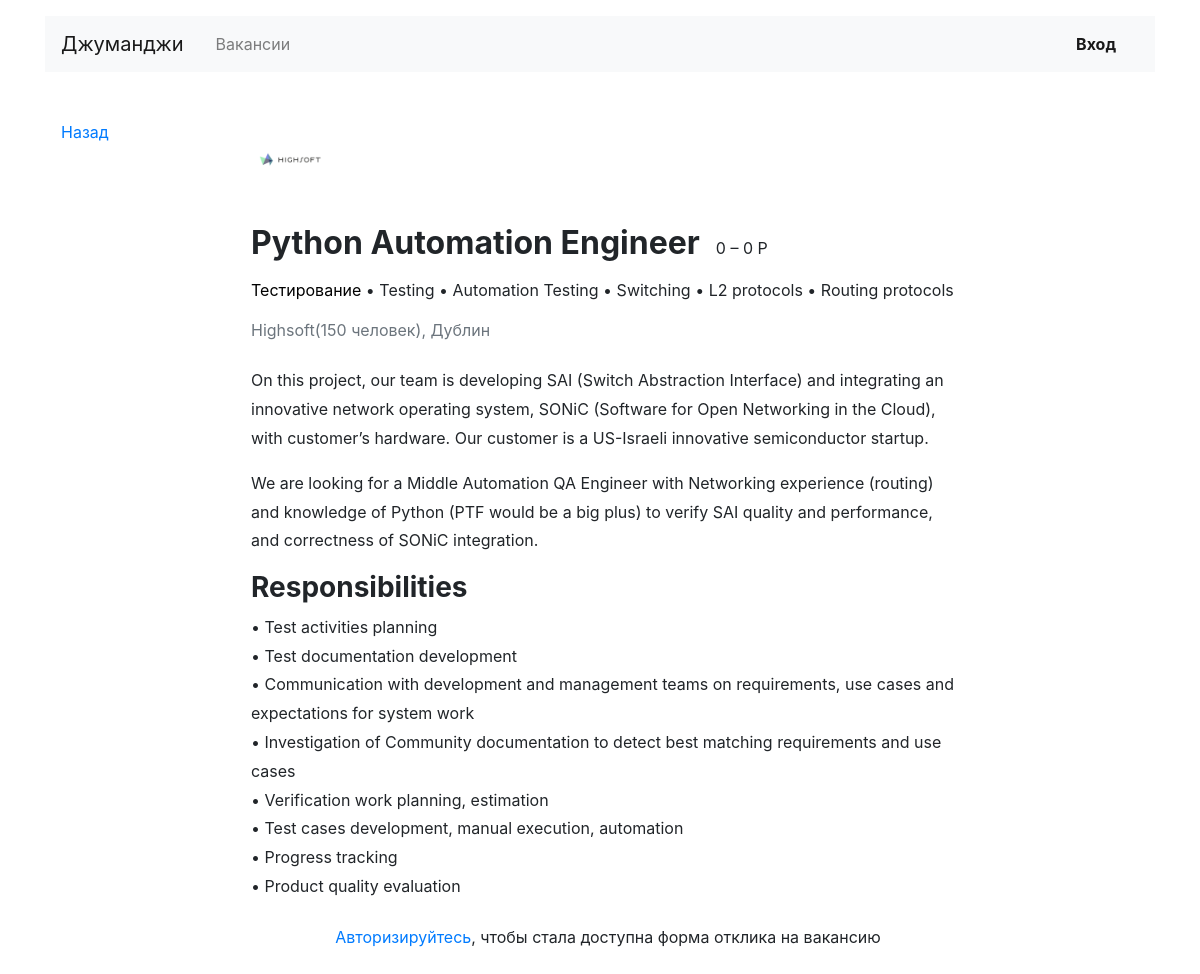
The app's page /vacancies/10/ with its own data.
### catalog/models.py (models this page shows)
class Vacancy(models.Model):
    title = models.CharField(max_length=255, verbose_name='Название вакансии')
    specialty = models.ForeignKey(
        'Specialty',
        related_name='vacancies',
        on_delete=models.CASCADE,
        verbose_name='Специализация',
    )
    company = models.ForeignKey(
        'Company',
        related_name='vacancies',
        on_delete=models.CASCADE,
        verbose_name='Компания',
    )
    skills = models.TextField(verbose_name='Навыки')
    description = models.TextField(verbose_name='Текст')
    salary_min = models.PositiveIntegerField(verbose_name='Зарплата от')
    salary_max = models.PositiveIntegerField(verbose_name='Зарплата до')
    published_at = models.DateTimeField(verbose_name='Опубликовано')
    class Meta:
        verbose_name = 'вакансию'
        verbose_name_plural = 'вакансии'
        ordering = ('-published_at',)
    def __str__(self):
        return self.title

class Company(models.Model):
    name = models.CharField(unique=True, max_length=255, verbose_name='Название')
    location = models.CharField(max_length=255, verbose_name='Город')
    logo = models.ImageField(upload_to=settings.MEDIA_COMPANY_IMAGE_DIR, verbose_name='Логотипчик')
    description = models.TextField(verbose_name='Информация о компании')
    employee_count = models.PositiveIntegerField(verbose_name='Количество сотрудников')
    owner = models.OneToOneField(User, on_delete=models.CASCADE, verbose_name='Владелец')
    class Meta:
        verbose_name = 'компанию'
        verbose_name_plural = 'компании'
    def __str__(self):
        return self.name

class Specialty(models.Model):
    code = models.SlugField(unique=True, verbose_name='Код')
    title = models.CharField(unique=True, max_length=255, verbose_name='Название')
    picture = models.ImageField(upload_to=settings.MEDIA_SPECIALITY_IMAGE_DIR, verbose_name='Картинка')
    class Meta:
        verbose_name = 'специализацию'
        verbose_name_plural = 'специализации'
    def __str__(self):
        return self.title

### catalog/views.py (the view, shortened to what this page needs)
# urls.py: path('vacancies/<int:vacancy_id>/', views.VacancyDetail.as_view(), name='vacancy_detail'),
class VacancyDetail(DetailView):
    form_class = ApplicationForm
    template_name = 'catalog/job_seeker/vacancy_detail.html'
    def get_object(self, queryset=None):
        try:
            vacancy = (
                Vacancy.objects.select_related('specialty', 'company')
                .get(id=self.kwargs['vacancy_id'])
            )
        except Vacancy.DoesNotExist:
            raise Http404('Вакансия не найдена')
        return vacancy

### catalog/templatetags/catalog_filters.py (called while the page is built)
@register.filter
def ending(number, word):
    none_value = {'вакансия': 'Нет вакансий', 'человек': ''}
    if not number:
        return none_value[word]
    vacancies = {
        '1': 'вакансия',
        '2': 'вакансии', '3': 'вакансии', '4': 'вакансии',
        '5': 'вакансий', '6': 'вакансий', '7': 'вакансий',
        '8': 'вакансий', '9': 'вакансий', '0': 'вакансий',
    }
    people = {
        '1': 'человек',
        '2': 'человека', '3': 'человека', '4': 'человека',
        '5': 'человек', '6': 'человек', '7': 'человек',
        '8': 'человек', '9': 'человек', '0': 'человек',
    }
    number = str(number)
    ending = vacancies if word == 'вакансия' else people
    if number not in ('11', '12', '13', '14'):
        return f"{number} {ending[number[-1]]}"
    return f"{number} вакансий" if word == 'вакансия' else f"{number} человек"

@register.filter
def bullet(string):
    return ' • '.join(re.findall(r'([\w\-\/\.\+\s]+)[,;\s]*', string))

### catalog/templates/catalog/job_seeker/vacancy_detail.html (shortened to what this page needs)
{% extends 'base.html' %}
{% load humanize %}
{% load catalog_filters %}
{% block content %}
  <main class="container mt-3 pb-5">
    <div class="row mt-5">
      <div class="col-12 col-lg-2">
        <div class="pl-3 mb-5">
          <p><a href="javascript:history.back()">Назад</a></p>
        </div>
      </div>
      <div class="col-12 col-lg-8">
        <section class="pl-3">
          <a href="{% url 'company_vacancies_list' vacancy.company.id %}">
            <img src="{{vacancy.company.logo.url}}" height="80" alt="{{vacancy.company}}">
          </a>
          <div class="d-flex align-items-baseline align-content-baseline">
            <h1 class="h2 mt-4 font-weight-bold" >{{vacancy.title}}</h1>
            <p class="m-0 pl-3">{{vacancy.salary_min|intcomma}} – {{vacancy.salary_max|intcomma}} Р</p>
          </div>
          <p class="mt-2">
            <a href="{% url 'specialty_vacancies_list' vacancy.specialty.code %}" style="color:black";>{{vacancy.specialty}}</a>
            • {{vacancy.skills|bullet}}
          </p>
          <p class="text-muted mb-4">
            {{vacancy.company}}{% if vacancy.company.employee_count %}({{vacancy.company.employee_count|ending:'человек'}}){% endif %},
            {{vacancy.company.location}}
          </p>
          <div style="line-height: 1.8;">
            {{vacancy.description|safe}}
          </div>
        {% if user.is_authenticated %}
          {% include 'catalog/job_seeker/includes/vacancy_reply_form.html' %}
        {% else %}
          <div class="mt-4 text-center">
            <p><a href="{% url 'login' %}" target="_blank">Авторизируйтесь</a>, чтобы стала доступна форма отклика на вакансию</p>
          </div>
        {% endif %}
        </section>
      </div>
    </div>
  </main>
{% endblock %}

### records on screen
Vacancy: company.logo (picture), title "Python Automation Engineer", salary_min "0", salary_max "0", specialty "Тестирование", skills|bullet "Testing • Automation Testing • Switching • L2 protocols • Routing protocols", company "Highsoft", company.employee_count|ending "150 человек", company.location "Дублин", description "On this project, our team is developing SAI (Switch Abstraction Interface) and integrating an innovative network operating system, SONiC (Software for Open Networking in the Cloud), with customer’s hardware. Our customer is a US-Israeli innovative semiconductor startup. We are looking for a Middle Automation QA Engineer with Networking experience (routing) and knowledge of Python (PTF would be a big plus) to verify SAI quality and performance, and correctness of SONiC integration. Responsibilities • Test activities planning • Test documentation development • Communication with development and management teams on requirements, use cases and expectations for system work • Investigation of…"
